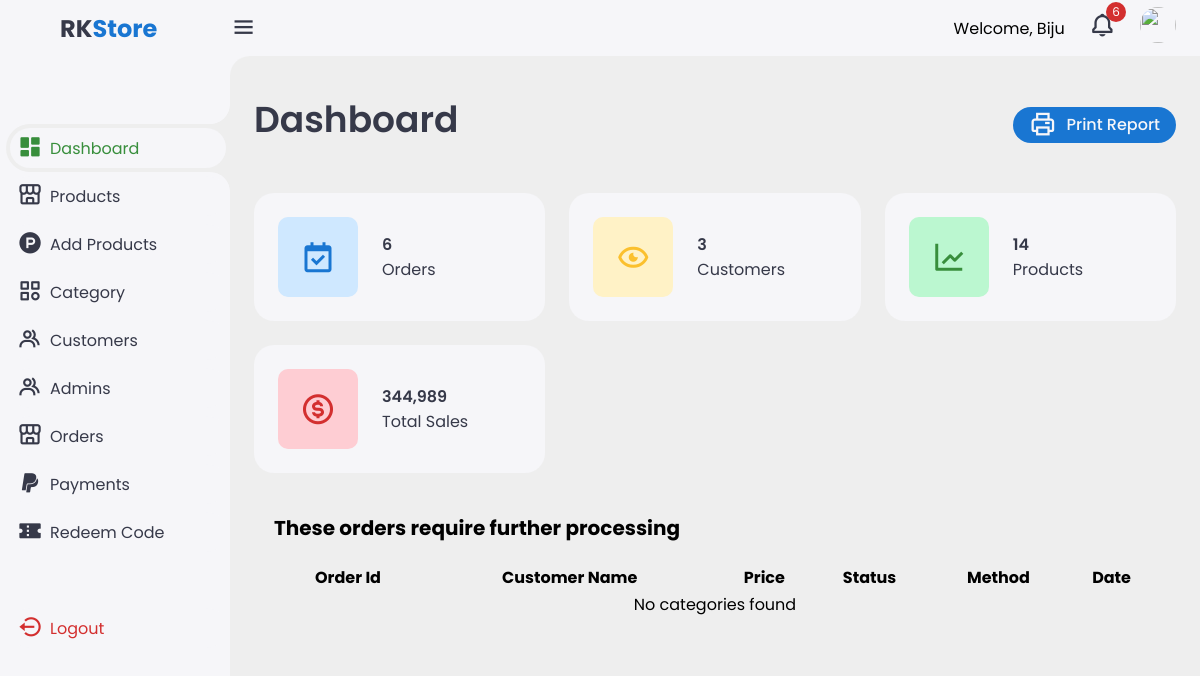
Before: /admin/index.php (signed in) with the older database file.
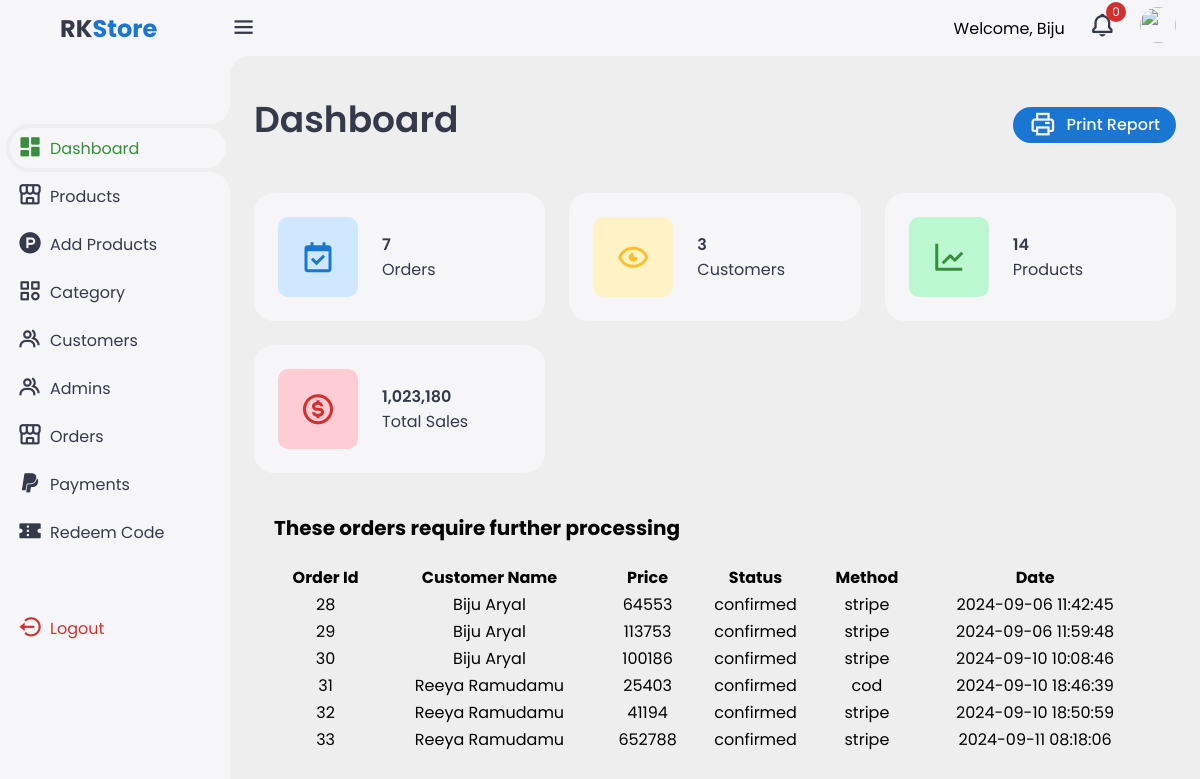
After: the same page with the newer database file.
### tables this page shows
CREATE TABLE `orders` (
  `order_id` int(11) NOT NULL,
  `user_id` int(11) DEFAULT NULL,
  `order_date` timestamp NOT NULL DEFAULT current_timestamp(),
  `status` enum('pending','confirmed','delivered','cancelled','dispatched') DEFAULT 'pending',
  `total_amount` decimal(10,0) NOT NULL,
  `shipping_address` text NOT NULL,
  `billing_address` text NOT NULL,
  `payment_method` varchar(50) DEFAULT NULL,
  `payment_status` enum('paid','pending','failed') DEFAULT 'pending',
  `tracking_number` varchar(100) DEFAULT NULL,
  `created_at` timestamp NOT NULL DEFAULT current_timestamp(),
  `updated_at` timestamp NOT NULL DEFAULT current_timestamp() ON UPDATE current_timestamp()
);

CREATE TABLE `users` (
  `user_id` int(11) NOT NULL,
  `first_name` varchar(50) NOT NULL,
  `last_name` varchar(50) NOT NULL,
  `profile_pic` varchar(255) DEFAULT NULL,
  `email` varchar(100) NOT NULL,
  `password` varchar(255) NOT NULL,
  `phone_number` varchar(15) DEFAULT NULL,
  `address` varchar(255) DEFAULT NULL,
  `street` varchar(255) DEFAULT NULL,
  `apartment` varchar(255) DEFAULT NULL,
  `city` varchar(255) DEFAULT NULL,
  `status` enum('active','disabled') DEFAULT 'active',
  `verification` enum('verified','unverified') DEFAULT 'unverified',
  `verification_token` varchar(255) DEFAULT NULL,
  `created_at` timestamp NULL DEFAULT NULL,
  `updated_at` timestamp NOT NULL DEFAULT current_timestamp() ON UPDATE current_timestamp()
);

### admin/index.php (the view, shortened to what the changed rows need)
<?php
include_once("./include/sidebar.php");
include_once("./php/connection.php");
?>
<main>
    <div class="header">
        <div class="left">
            <h1>Dashboard</h1>
        </div>
    </div>
    <ul class="insights">
        <li>
            <?php
            $sql = "SELECT * FROM orders";
            $row = mysqli_num_rows(mysqli_query($conn, $sql));
            ?>
            <span class="info">
                <h3>
                    <?php echo $row ?>
                </h3>
                <p>Orders</p>
            </span>
        </li>
        <?php
        $sql = "SELECT SUM(total_amount) AS total_sum FROM orders WHERE payment_status='paid'";
        $result = mysqli_query($conn, $sql);
        if ($result) {
            $row = mysqli_fetch_assoc($result);
            $total_sum = $row['total_sum'];
        } else {
            $total_sum = 0;
        }
        ?>
        <li><i class='bx bx-dollar-circle'></i>
            <span class="info">
                <h3>
                    <?php echo number_format($total_sum); ?>
                </h3>
                <p>Total Sales</p>
            </span>
        </li>
    </ul>
    <?php
    $sql = "SELECT * FROM orders WHERE status NOT IN ('delivered', 'cancelled', 'pending')";
    $result = mysqli_query($conn, $sql);
    ?>
    <div class="container">
        <table id="example" class="display responsive nowrap" style="width: 100%;">
            <thead>
                <tr>
                    <th>Order Id</th>
                    <th>Customer Name</th>
                    <th>Price</th>
                    <th>Status</th>
                    <th>Method</th>
                    <th>Date</th>
                </tr>
            </thead>
            <tbody>
                <?php
                if (mysqli_num_rows($result) > 0) {
                    while ($row = mysqli_fetch_assoc($result)) {
                        $userId = $row['user_id'];
                        $userSql = "SELECT * FROM users WHERE user_id='$userId'";
                        $rowUser = mysqli_fetch_assoc(mysqli_query($conn, $userSql));
                        echo "<tr data-id=" . $row['order_id'] . " class='clickable-row'>";
                        echo "<td>" . $row['order_id'] . "</td>";
                        echo "<td>" . $rowUser['first_name'] . " " . $rowUser['last_name'] . "</td>";
                        echo "<td>" . $row['total_amount'] . "</td>";
                        echo "<td>" . $row['status'] . "</td>";
                        echo "<td>" . $row['payment_method'] . "</td>";
                        echo "<td>" . $row['order_date'] . "</td>";
                        echo "</tr>";
                    }
                } else {
                    echo "<tr><td colspan='7'>No categories found</td></tr>";
                }
                ?>
            </tbody>
        </table>
    </div>
</main>
<?php
include_once("./include/bottom.php");
?>

### admin/include/sidebar.php (shortened to what the changed rows need)
<?php
$connection = mysqli_connect("localhost", "root", "", "rk_db");
?>
<!DOCTYPE html>
<html lang="en">
<head>
    <link href='https://unpkg.com/boxicons@2.1.4/css/boxicons.min.css' rel='stylesheet'>
    <link rel="stylesheet" href="https://cdnjs.cloudflare.com/ajax/libs/font-awesome/6.6.0/css/all.min.css">
    <link rel="stylesheet" href="https://unicons.iconscout.com/release/v3.0.6/css/line.css">
    <link rel="stylesheet" href="./css/style.css">
    <link rel="stylesheet" href="https://cdn.datatables.net/1.10.19/css/jquery.dataTables.min.css">
    <link rel="stylesheet" href="https://cdn.datatables.net/responsive/2.2.3/css/responsive.dataTables.min.css">
</head>
<body>
    <div class="content">
        <nav>
            <?php
            $sqli = "SELECT * FROM orders WHERE status='pending'";
            $resulti = mysqli_query($connection, $sqli);
            ?>
            <div class="notif">
                <a href="#">
                    <i class='bx bx-bell'></i>
                    <span class="count"><?php echo mysqli_num_rows($resulti); ?></span>
                </a>
            </div>
        </nav>

Changed rows visible on the page:
now on this page (row edited): orders: order_id "28", user.first_name "Biju", user.last_name "Aryal", total_amount "64553", status "confirmed", payment_method "stripe", order_date "2024-09-06 11:42:45"
now on this page (row edited): orders: order_id "29", user.first_name "Biju", user.last_name "Aryal", total_amount "113753", status "confirmed", payment_method "stripe", order_date "2024-09-06 11:59:48"
now on this page (row edited): orders: order_id "30", user.first_name "Biju", user.last_name "Aryal", total_amount "100186", status "confirmed", payment_method "stripe", order_date "2024-09-10 10:08:46"
now on this page (row edited): orders: order_id "31", user.first_name "Reeya", user.last_name "Ramudamu", total_amount "25403", status "confirmed", payment_method "cod", order_date "2024-09-10 18:46:39"
now on this page (row edited): orders: order_id "32", user.first_name "Reeya", user.last_name "Ramudamu", total_amount "41194", status "confirmed", payment_method "stripe", order_date "2024-09-10 18:50:59"
added orders: order_id "33", user.first_name "Reeya", user.last_name "Ramudamu", total_amount "652788", status "confirmed", payment_method "stripe", order_date "2024-09-11 08:18:06"
Other visible differences:
mysqli_num_rows($resulti): "6" → "0"
$row: "6" → "7"
$total_sum: "344,989" → "1,023,180"
text no longer shown: "No categories found"
